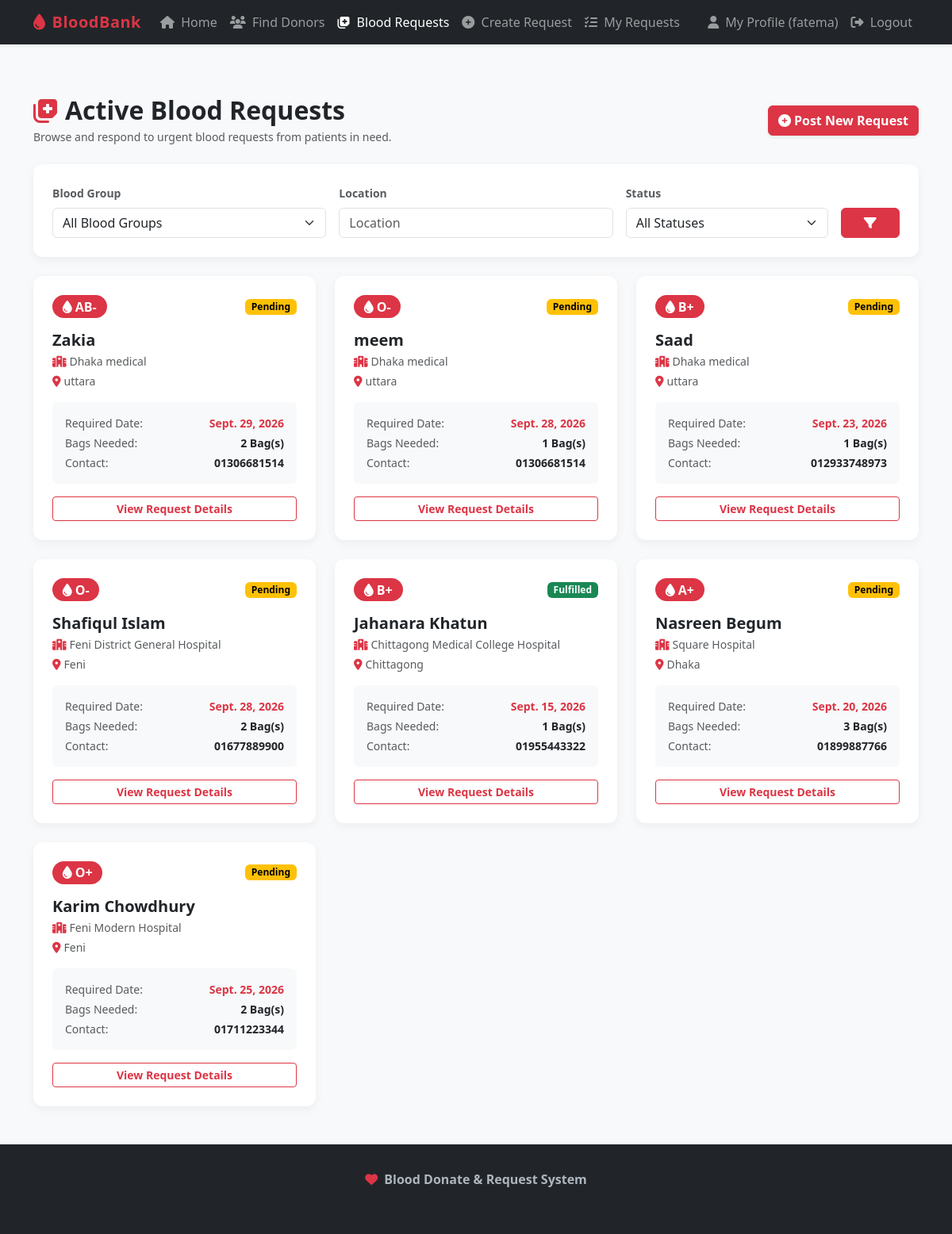
The app's page /requests/ (signed in) with its own data.
### blood_bank/models.py (models this page shows, shortened)
class BloodRequest(models.Model):
    requester = models.ForeignKey(User, on_delete=models.CASCADE, related_name='blood_requests')
    patient_name = models.CharField(max_length=100)
    blood_group = models.CharField(max_length=5, choices=BLOOD_GROUP_CHOICES)
    hospital_name = models.CharField(max_length=150)
    location = models.CharField(max_length=100)
    required_date = models.DateField()
    bags_required = models.PositiveIntegerField(default=1)
    contact_number = models.CharField(max_length=20)
    description = models.TextField(blank=True, default='')
    status = models.CharField(max_length=20, choices=REQUEST_STATUS_CHOICES, default='Pending')
    created_at = models.DateTimeField(auto_now_add=True)
    updated_at = models.DateTimeField(auto_now=True)

### blood_bank/views.py (the view, shortened to what this page needs)
# urls.py: path('requests/', views.request_list_view, name='request_list'),
def request_list_view(request):
    form = RequestFilterForm(request.GET or None)
    blood_requests = BloodRequest.objects.select_related('requester').all().order_by('-created_at')
    paginator = Paginator(blood_requests, 9)
    page_number = request.GET.get('page')
    page_obj = paginator.get_page(page_number)
    context = {
        'form': form,
        'page_obj': page_obj,
        'total_count': blood_requests.count(),
    }
    return render(request, 'blood_bank/request_list.html', context)

### blood_bank/forms.py
class RequestFilterForm(forms.Form):
    blood_group = forms.ChoiceField(
        choices=[('', 'All Blood Groups')] + BLOOD_GROUP_CHOICES,
        required=False,
        widget=forms.Select(attrs={'class': 'form-select'})
    )
    location = forms.CharField(
        required=False,
        widget=forms.TextInput(attrs={'class': 'form-control', 'placeholder': 'Location'})
    )
    status = forms.ChoiceField(
        choices=[('', 'All Statuses')] + REQUEST_STATUS_CHOICES,
        required=False,
        widget=forms.Select(attrs={'class': 'form-select'})
    )

### blood_bank/templates/blood_bank/request_list.html (shortened to what this page needs)
{% extends 'base.html' %}
{% block content %}
<div class="container my-5">
    <div class="d-flex justify-content-between align-items-center mb-4">
        <div>
            <h2 class="fw-bold mb-1"><i class="fa-solid fa-notes-medical text-danger me-2"></i>Active Blood Requests</h2>
            <p class="text-muted small mb-0">Browse and respond to urgent blood requests from patients in need.</p>
        </div>
        <div>
            {% if user.is_authenticated %}
                <a href="{% url 'request_create' %}" class="btn btn-danger fw-bold shadow-sm">
                    <i class="fa-solid fa-plus-circle me-1"></i>Post New Request
                </a>
            {% endif %}
        </div>
    </div>
    <div class="card card-custom p-4 mb-4">
        <form method="get" class="row g-3">
            <div class="col-md-4">
                <label class="form-label fw-bold small text-muted">Blood Group</label>
                {{ form.blood_group }}
            </div>
            <div class="col-md-4">
                <label class="form-label fw-bold small text-muted">Location</label>
                {{ form.location }}
            </div>
            <div class="col-md-3">
                <label class="form-label fw-bold small text-muted">Status</label>
                {{ form.status }}
            </div>
            <div class="col-md-1 d-flex align-items-end">
                <button type="submit" class="btn btn-danger w-100 fw-bold">
                    <i class="fa-solid fa-filter"></i>
                </button>
            </div>
        </form>
    </div>
    {% if page_obj %}
        <div class="row g-4 mb-4">
            {% for req in page_obj %}
                <div class="col-md-4">
                    <div class="card card-custom h-100 p-4">
                        <div class="d-flex justify-content-between align-items-center mb-3">
                            <span class="badge badge-blood fs-6"><i class="fa-solid fa-droplet me-1"></i>{{ req.blood_group }}</span>
                            <span class="badge {% if req.status == 'Pending' %}status-badge-pending{% elif req.status == 'Fulfilled' %}status-badge-fulfilled{% else %}status-badge-cancelled{% endif %} px-2 py-1">
                                {{ req.status }}
                            </span>
                        </div>
                        <h5 class="fw-bold mb-1 text-dark">{{ req.patient_name }}</h5>
                        <p class="text-muted small mb-1"><i class="fa-solid fa-hospital text-danger me-1"></i>{{ req.hospital_name }}</p>
                        <p class="text-muted small mb-3"><i class="fa-solid fa-location-dot text-danger me-1"></i>{{ req.location }}</p>
                        <div class="bg-light p-3 rounded mb-3 small">
                            <div class="d-flex justify-content-between mb-1">
                                <span class="text-muted">Required Date:</span>
                                <span class="fw-bold text-danger">{{ req.required_date }}</span>
                            </div>
                            <div class="d-flex justify-content-between mb-1">
                                <span class="text-muted">Bags Needed:</span>
                                <span class="fw-bold">{{ req.bags_required }} Bag(s)</span>
                            </div>
                            <div class="d-flex justify-content-between">
                                <span class="text-muted">Contact:</span>
                                <span class="fw-bold">{{ req.contact_number }}</span>
                            </div>
                        </div>
                        <a href="{% url 'request_detail' req.pk %}" class="btn btn-outline-danger btn-sm w-100 fw-bold mt-auto">
                            View Request Details
                        </a>
                    </div>
                </div>
            {% endfor %}
        </div>
    {% else %}
        <div class="alert alert-info text-center py-4">
            <i class="fa-solid fa-info-circle fa-2x mb-2"></i>
            <h5>No blood requests match your current filters.</h5>
        </div>
    {% endif %}
</div>
{% endblock %}

### blood_bank/templates/base.html (shortened to what this page needs)
<!DOCTYPE html>
<html lang="en">
<head>
    <link href="https://cdn.jsdelivr.net/npm/bootstrap@5.3.2/dist/css/bootstrap.min.css" rel="stylesheet">
    <link rel="stylesheet" href="https://cdnjs.cloudflare.com/ajax/libs/font-awesome/6.4.0/css/all.min.css">
    {% load static %}
    <link rel="stylesheet" href="{% static 'css/style.css' %}">
</head>
<body>
    <nav class="navbar navbar-expand-lg navbar-dark bg-dark sticky-top shadow-sm">
        <div class="container">
            <a class="navbar-brand text-danger" href="{% url 'home' %}">
                <i class="fa-solid fa-droplet me-2"></i>BloodBank
            </a>
            <div class="collapse navbar-collapse" id="navbarNav">
                <ul class="navbar-nav me-auto mb-2 mb-lg-0">
                    <li class="nav-item">
                        <a class="nav-link {% if request.resolver_match.url_name == 'home' %}active{% endif %}" href="{% url 'home' %}">
                            <i class="fa-solid fa-house me-1"></i> Home
                        </a>
                    </li>
                    <li class="nav-item">
                        <a class="nav-link {% if request.resolver_match.url_name == 'donor_list' %}active{% endif %}" href="{% url 'donor_list' %}">
                            <i class="fa-solid fa-users me-1"></i> Find Donors
                        </a>
                    </li>
                    <li class="nav-item">
                        <a class="nav-link {% if request.resolver_match.url_name == 'request_list' %}active{% endif %}" href="{% url 'request_list' %}">
                            <i class="fa-solid fa-notes-medical me-1"></i> Blood Requests
                        </a>
                    </li>
                    {% if user.is_authenticated %}
                    <li class="nav-item">
                        <a class="nav-link {% if request.resolver_match.url_name == 'request_create' %}active{% endif %}" href="{% url 'request_create' %}">
                            <i class="fa-solid fa-plus-circle me-1"></i> Create Request
                        </a>
                    </li>
                    <li class="nav-item">
                        <a class="nav-link {% if request.resolver_match.url_name == 'my_requests' %}active{% endif %}" href="{% url 'my_requests' %}">
                            <i class="fa-solid fa-list-check me-1"></i> My Requests
                        </a>
                    </li>
                    {% endif %}
                </ul>
                <ul class="navbar-nav ms-auto">
                    {% if user.is_authenticated %}
                    <li class="nav-item">
                        <a class="nav-link {% if request.resolver_match.url_name == 'profile' %}active{% endif %}" href="{% url 'profile' %}">
                            <i class="fa-solid fa-user me-1"></i> My Profile ({{ user.username }})
                        </a>
                    </li>
                    <li class="nav-item">
                        <form method="post" action="{% url 'logout' %}" class="d-inline">
                            <button type="submit" class="btn btn-outline-danger btn-sm nav-link border-0 text-start">
                                <i class="fa-solid fa-right-from-bracket me-1"></i> Logout
                            </button>
                        </form>
                    </li>
                    {% endif %}
                </ul>
            </div>
        </div>
    </nav>
    <main class="main-content">
        {% block content %}{% endblock %}
    </main>
    <footer class="mt-auto">
        <div class="container text-center">
            <p class="mb-1"><i class="fa-solid fa-heart text-danger me-1"></i> <strong>Blood Donate & Request System</strong></p>
            <p class="small text-muted mb-0">Every donation saves lives. Connect donors with patients instantly.</p>
        </div>
    </footer>
</body>
</html>

### static/css/style.css (style rules this page uses)
:root { --primary-red: #dc3545; --dark-red: #b02a37; --light-red: #f8d7da; --hero-bg: linear-gradient(135deg, #800020 0%, #dc3545 100%); }
body { font-family: 'Segoe UI', Tahoma, Geneva, Verdana, sans-serif; background-color: #f8f9fa; color: #212529; display: flex; flex-direction: column; min-height: 100vh; }
.main-content { flex: 1; }
.navbar-brand { font-weight: 700; letter-spacing: 0.5px; }
.card-custom { border: none; border-radius: 12px; box-shadow: 0 4px 12px rgba(0,0,0,0.05); transition: transform 0.2s ease, box-shadow 0.2s ease; }
.badge-blood { background-color: var(--primary-red); color: white; font-size: 0.9rem; font-weight: 700; padding: 0.4em 0.8em; border-radius: 20px; }
.status-badge-pending { background-color: #ffc107; color: #000; }
.status-badge-fulfilled { background-color: #198754; color: #fff; }
footer { background-color: #212529; color: #adb5bd; padding: 2rem 0; margin-top: 3rem; }

### records on screen
BloodRequest: blood_group "AB-", status "Pending", patient_name "Zakia", hospital_name "Dhaka medical", location "uttara", required_date "Sept. 29, 2026", bags_required "2", contact_number "01306681514"
BloodRequest: blood_group "O-", status "Pending", patient_name "meem", hospital_name "Dhaka medical", location "uttara", required_date "Sept. 28, 2026", bags_required "1", contact_number "01306681514"
BloodRequest: blood_group "B+", status "Pending", patient_name "Saad", hospital_name "Dhaka medical", location "uttara", required_date "Sept. 23, 2026", bags_required "1", contact_number "012933748973"
BloodRequest: blood_group "O-", status "Pending", patient_name "Shafiqul Islam", hospital_name "Feni District General Hospital", location "Feni", required_date "Sept. 28, 2026", bags_required "2", contact_number "01677889900"
BloodRequest: blood_group "B+", status "Fulfilled", patient_name "Jahanara Khatun", hospital_name "Chittagong Medical College Hospital", location "Chittagong", required_date "Sept. 15, 2026", bags_required "1", contact_number "01955443322"
BloodRequest: blood_group "A+", status "Pending", patient_name "Nasreen Begum", hospital_name "Square Hospital", location "Dhaka", required_date "Sept. 20, 2026", bags_required "3", contact_number "01899887766"
BloodRequest: blood_group "O+", status "Pending", patient_name "Karim Chowdhury", hospital_name "Feni Modern Hospital", location "Feni", required_date "Sept. 25, 2026", bags_required "2", contact_number "01711223344"

### other values on screen
{{ user.username }} "fatema"
